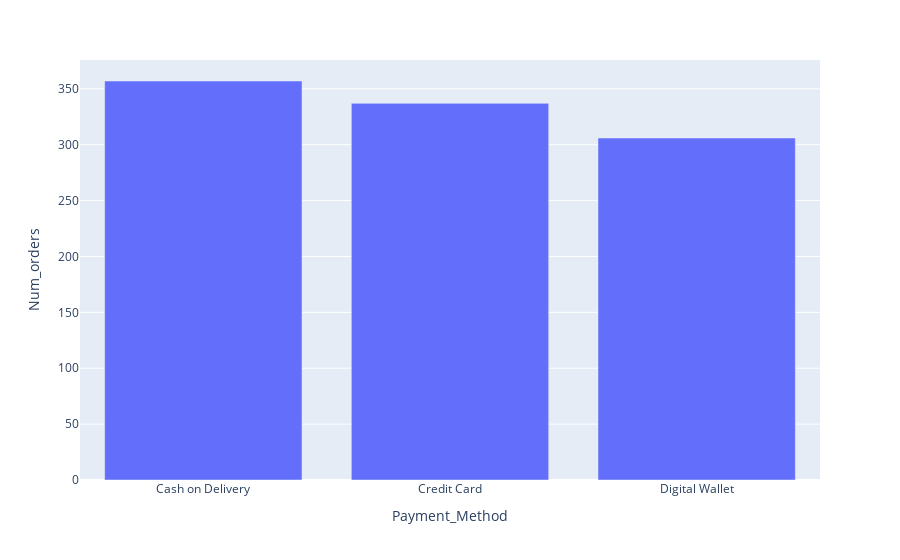

The cell this chart's notebook holds for it:
### Code cell
px.bar(df1 ,x="Payment_Method", y = "Num_orders")

### Figure 1 — Plotly figure (JSON) as saved in the notebook; plotly's stock layout.template omitted (floating-point values rounded to 4 significant figures)
{"data": [{"alignmentgroup": "True", "hovertemplate": "Payment_Method=%{x}<br>Num_orders=%{y}<extra></extra>", "legendgroup": "", "marker": {"color": "#636efa", "pattern": {"shape": ""}}, "name": "", "offsetgroup": "", "orientation": "v", "showlegend": false, "textposition": "auto", "type": "bar", "x": ["Cash on Delivery", "Credit Card", "Digital Wallet"], "xaxis": "x", "y": [357, 337, 306], "yaxis": "y"}], "layout": {"barmode": "relative", "legend": {"tracegroupgap": 0}, "margin": {"t": 60}, "xaxis": {"anchor": "y", "domain": [0, 1], "title": {"text": "Payment_Method"}}, "yaxis": {"anchor": "x", "domain": [0, 1], "title": {"text": "Num_orders"}}}}
